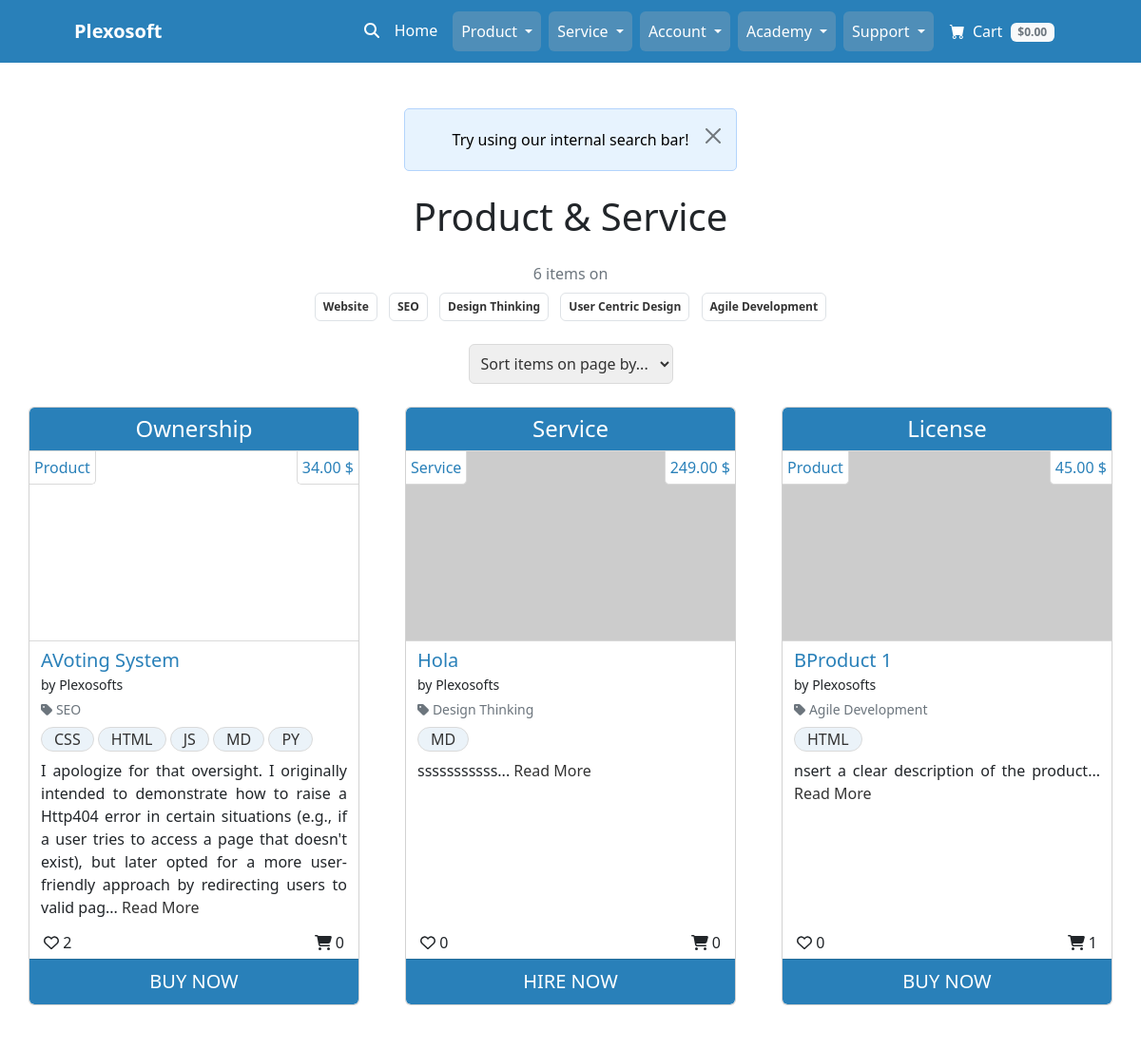
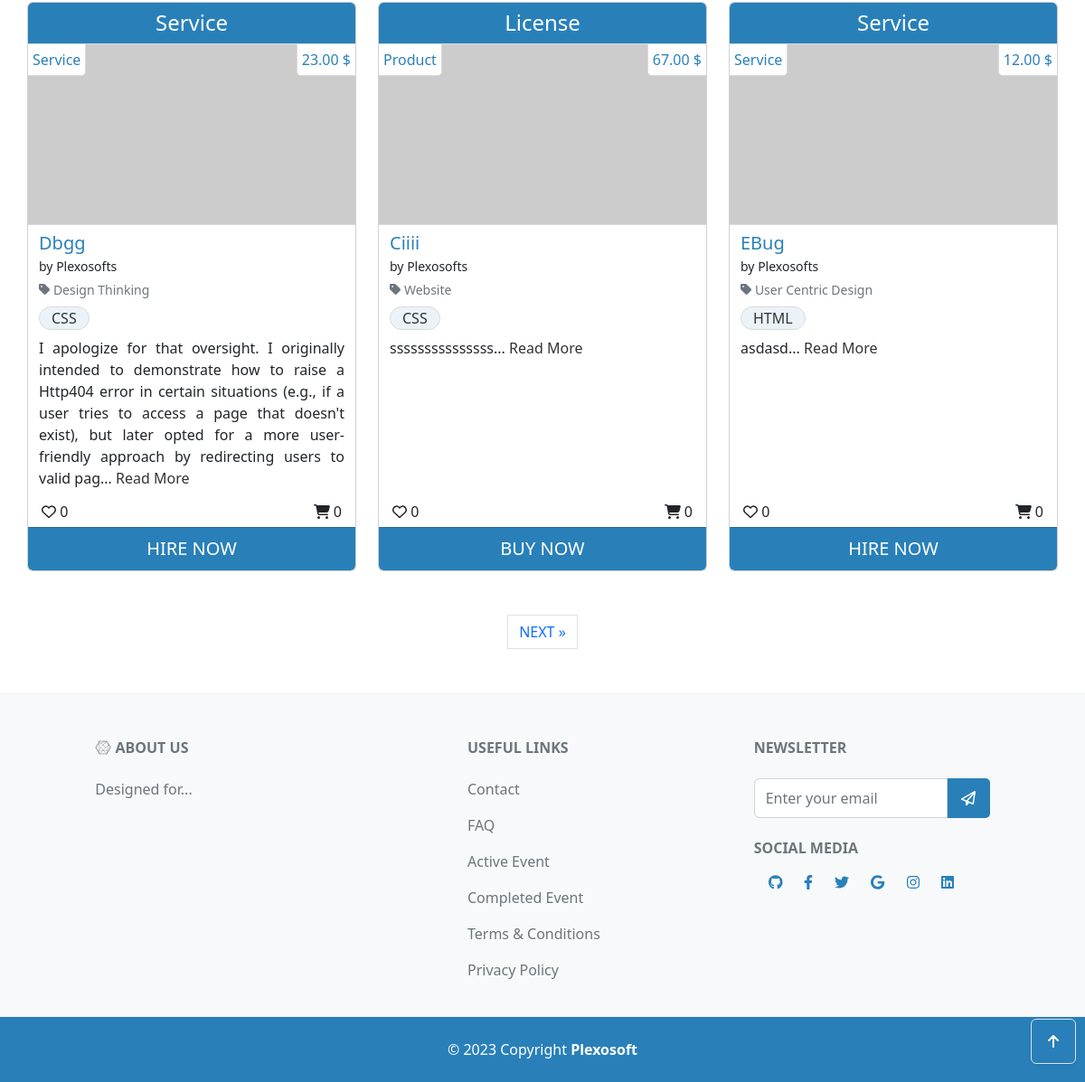
Page /all/ on the committed database (2 pictures, top to bottom).
### product_service/models.py (models this page shows, shortened)
class Category(models.Model):
    category_name = models.CharField(max_length=64, unique=True)
    alt_name = models.CharField(max_length=64, unique=True)
    class Meta:
        ordering = ['category_name']
        verbose_name_plural = "Categories"
    def __str__(self):
        return self.category_name

class Product(models.Model):
    title = models.CharField(max_length=64, unique=True)
    sku = models.CharField(max_length=64, unique=True)
    price = models.DecimalField(max_digits=6, decimal_places=2)
    description = models.TextField(max_length=528)
    status = models.IntegerField(choices=STATUS, default=0)
    category = models.ForeignKey(
        Category, on_delete=models.SET_NULL,
        related_name='product_categories', null=True, blank=True)
    excerpt = models.CharField(max_length=264)
    type = models.IntegerField(choices=SCOPE_TYPE, default=1)
    instance = models.IntegerField(choices=INSTANCE_TYPE, default=0)
    code = models.ManyToManyField(CodeType, related_name="code_type")
    service = models.ManyToManyField(ServiceType, related_name="service_type")
    preview = models.URLField(
        max_length=1024, null=True, blank=True, unique=True)
    docs = models.URLField(
        max_length=1024, null=True, blank=True, unique=True)
    slug = models.SlugField(max_length=200, unique=True, blank=True)
    image = models.ImageField(null=True, blank=True)
    image_url = models.URLField(max_length=1024, null=True, blank=True)
    author = models.ForeignKey(
        'homepage.UserProfile', on_delete=models.SET_NULL,
        related_name='product_authors', null=True)
    created_on = models.DateTimeField(auto_now_add=True)
    likes = models.ManyToManyField(
        'homepage.Like', related_name='product_likes', blank=True)
    comments = models.ManyToManyField(
        'homepage.Comment', related_name='product_comments', blank=True)
    transactions = models.ManyToManyField(
        'homepage.UserProfile', through='Transaction',
        related_name='product_transactions', blank=True)
    download_url = models.ManyToManyField(
        'Download', related_name='product_downloads', blank=True)
    class Meta:
        ordering = ['title']

class CodeType(models.Model):
    code = models.CharField(max_length=64, unique=True)
    class Meta:
        ordering = ['code']
        verbose_name_plural = "CodeTypes"
    def __str__(self):
        return self.code

class Service(models.Model):
    title = models.CharField(max_length=64, unique=True)
    sku = models.CharField(max_length=64, unique=True)
    price = models.DecimalField(max_digits=6, decimal_places=2)
    description = models.TextField(max_length=528)
    status = models.IntegerField(choices=STATUS, default=0)
    category = models.ForeignKey(
        Category, on_delete=models.SET_NULL,
        related_name='service_categories', null=True, blank=True)
    excerpt = models.CharField(max_length=264)
    type = models.IntegerField(choices=SCOPE_TYPE, default=1)
    instance = models.IntegerField(choices=INSTANCE_TYPE, default=1)
    code = models.ManyToManyField(CodeType, related_name="code_type_service")
    service = models.ManyToManyField(
        ServiceType, related_name="on_service_type")
    preview = models.URLField(
        max_length=1024, null=True, blank=True, unique=True)
    docs = models.URLField(
        max_length=1024, null=True, blank=True, unique=True)
    slug = models.SlugField(max_length=200, unique=True, blank=True)
    image = models.ImageField(null=True, blank=True)
    image_url = models.URLField(max_length=1024, null=True, blank=True)
    author = models.ForeignKey(
        'homepage.UserProfile', on_delete=models.SET_NULL,
        related_name='service_authors', null=True)
    created_on = models.DateTimeField(auto_now_add=True)
    likes = models.ManyToManyField(
        'homepage.Like', related_name='service_likes', blank=True)
    comments = models.ManyToManyField(
        'homepage.Comment', related_name='service_comments', blank=True)
    transactions = models.ManyToManyField(
        'homepage.UserProfile', through='Transaction',
        related_name='service_transactions', blank=True)
    download_url = models.ManyToManyField(
        'Download', related_name='service_downloads', blank=True)
    class Meta:
        ordering = ['title']

### homepage/models.py (models this page shows)
class UserProfile(AbstractUser):
    email = models.EmailField(
        unique=True)
    role = models.IntegerField(choices=ROLES, default=0)
    type = models.IntegerField(choices=USER_TYPE, default=0)
    status = models.IntegerField(choices=STATUS, default=2)
    user_transactions = models.ManyToManyField(
        'product_service.Product',
        through='product_service.Transaction',
        related_name='user_profiles')
    class Meta:
        ordering = ['username']
    def __str__(self):
        return f'{self.username}'

### homepage/views.py (the view, shortened to what this page needs)
# urls.py: path('all/', AllProductServiceListView.as_view(),
class AllProductServiceListView(generic.ListView):
    model = Product
    template_name = 'all_product_service/all_product_service.html'
    paginate_by = 6
    search = None
    searched_items = None
    def get(self, request, *args, **kwargs):
        self.search = request.GET.get('q', '').strip()
        if not self.search:
            messages.info(
                request, 'Try using our internal search bar!')
            return super().get(request, *args, **kwargs)
    def get_queryset(self):
        if self.searched_items is not None:
            return self.searched_items
        try:
            products = list(Product.objects.filter(
                status=2).annotate(
                likescount=Count('likes'),
                transactionscount=Count('transactions')).order_by('-created_on'))
            services = list(Service.objects.filter(
                status=2).annotate(
                likescount=Count('likes'),
                transactionscount=Count('transactions')).order_by('-created_on'))
            combined_list = self.combine_products_and_services(
                products, services)
            return combined_list
        except Exception as e:
            logger.error(f"Error fetching products and services: {str(e)}")
            return []
    def get_context_data(self, **kwargs):
        context = super().get_context_data(**kwargs)
        combined_list = self.get_queryset()
        paginator = Paginator(combined_list, self.paginate_by)
        page_number = self.request.GET.get('page', 1)
        try:
            page_obj = paginator.page(page_number)
        except EmptyPage:
            page_obj = paginator.page(paginator.num_pages)
        except PageNotAnInteger:
            page_obj = paginator.page(1)
        unique_categories = list(set([obj.category for obj in page_obj]))
        context['page_obj'] = page_obj
        context['categories'] = unique_categories
        context['is_paginated'] = len(combined_list) > self.paginate_by
        return context
    def combine_products_and_services(self, products, services):
        combined_list = []
        product_iter = iter(products)
        service_iter = iter(services)
        has_more_products = True
        has_more_services = True
        while has_more_products or has_more_services:
            if has_more_products:
                try:
                    combined_list.append(next(product_iter))
                except StopIteration:
                    has_more_products = False
            if has_more_services:
                try:
                    combined_list.append(next(service_iter))
                except StopIteration:
                    has_more_services = False
        return combined_list

### homepage/templates/all_product_service/all_product_service.html (shortened to what this page needs)
{% extends "base.html" %}
{% load static %}
{% block content %}
<div class="container px-4 px-lg-0">
    <div id="item-container" class="row gx-4 gx-lg-5 mt-4">
        <p class="h1 fairplay-font text-center mb-4">Product & Service</p>
        <div class="row mb-4 m-0">
            <div class="col text-center">
                <p class="text-muted text-center mb-0">
                    {{ page_obj|length }} items on
                </p>
                {% for c in categories %}
                <a class="category-badge text-decoration-none" href="{% url 'combined_items_all' %}/?q={{ c.alt_name}}">
                    <span class="p-2 mx-1 mt-2 badge badge-black rounded border border-muted">{{ c }}
                    </span>
                </a>
                {% endfor %}
            </div>
        </div>
        <div class="row m-0">
            <div class="col-12 d-flex justify-content-center align-items-center mb-4">
                <div class="sort-select-wrapper">
                    <select id="sort-selector-items"
                        class="custom-select custom-select-sm rounded border-primary p-2 fs-6 text">
                        <option value="reset">
                            Sort items on page by...
                        </option>
                    </select>
                </div>
            </div>
        </div>
        {% for item in page_obj %}
        <div class="col-lg-4 col-md-12 mb-5 col-sm-12 item">
            <div class="card h-100">
                {% if item.type %}
                <div class="card-header text-center h4">{{ item.get_type_display}}</div>
                {% elif item.instance %}
                <div class="card-header text-center h4">{{ item.get_instance_display}}</div>
                {% endif %}
                {% if item.instance == 0 %}
                <a href="{% url 'single_product' item.slug %}" class="row bg-thumbnail d-block">
                    <div class="col-12 bg-thumbnail-image" style="background-image: url('{{ item.image_url }}')">
                        <div class="d-flex justify-content-between">
                            <span class="thumbnail-tags-left">{{ item.get_instance_display }}</span>
                            <span class="thumbnail-tags-right price">{{ item.price }} $</span>
                        </div>
                    </div>
                </a>
                {% else %}
                <a href="{% url 'single_service' item.slug %}" class="row bg-thumbnail d-block">
                    <div class="col-12 bg-thumbnail-image" style="background-image: url('{{ item.image_url }}')">
                        <div class="d-flex justify-content-between">
                            <span class="thumbnail-tags-left">{{ item.get_instance_display }}</span>
                            <span class="thumbnail-tags-right price">{{ item.price }} $</span>
                        </div>
                    </div>
                </a>
                {% endif%}
                <div class="card-body pt-1 px-2 pb-1">
                    <div class="row">
                        <div class="col-12 d-inline-block">
                            <div class="p-1">
                                <div>
                                    {% if item.instance == 0 %}
                                    <a class="h5 pb-0 mb-0 title" href="{% url 'single_product' item.slug %}">
                                        {{ item.title }}
                                    </a>
                                    {% else %}
                                    <a class="h5 pb-0 mb-0 title" href="{% url 'single_service' item.slug %}">
                                        {{ item.title }}
                                    </a>
                                    {% endif%}
                                </div>
                                <small>by {{ item.author }}</small>
                                {% if item.category %}
                                <p class="small mt-1 mb-0">
                                    <a class="text-muted"
                                        href="{% url 'combined_items_all' %}/?q={{item.category.alt_name}}">
                                        <i class="fas fa-tag mr-1"></i>
                                        <span class="category">
                                            {{ item.category }}
                                        </span>
                                    </a>
                                </p>
                                {% endif %}
                                <p class="my-0 fs-6">
                                    {% for code in item.code.all %}
                                    <span class="item-tags d-inline-block m-0 mt-2">
                                        {{ code }}
                                    </span>
                                    {% endfor %}
                                </p>
                                {% if item.instance == 0 %}
                                <p class="my-0 fs-6 text-justify mt-2"> {{ item.excerpt|safe }}...
                                    <a class="read-more" href="{% url 'single_product' item.slug %}">
                                        Read More
                                    </a>
                                </p>
                                {% elif item.instance == 1 %}
                                <p class="my-0 fs-6 text-justify mt-2"> {{ item.excerpt|safe }}...
                                    <a class="read-more" href="{% url 'single_service' item.slug %}">
                                        Read More
                                    </a>
                                </p>
                                {% endif %}
                            </div>
                        </div>
                    </div>
                </div>
                <div class="row">
                    <div class="col-12">
                        <div class="d-flex justify-content-between">
                            <span class="likes-tags-left"><i class="fa-regular fa-heart"></i>
                                <span class="likes">
                                    {{ item.likescount }}
                                </span>
                            </span>
                            <span class="purchases-tags-right"><i class="fa-solid fa-cart-shopping"></i>
                                <span class="transactions">
                                    {{ item.transactionscount }}
                                </span>
                            </span>
                        </div>
                    </div>
                </div>
                {% if item.instance == 0 %}
                <a class="card-footer text-center fs-5 btn" href="{% url 'single_product' item.slug %}">
                    BUY NOW
                </a>
                {% else %}
                <a class="card-footer text-center fs-5 btn" href="{% url 'single_service' item.slug %}">
                    HIRE NOW
                </a>
                {% endif%}
            </div>
        </div>
        {% if forloop.counter|divisibleby:3 %}
    </div>
    <div class="row">
        {% endif %}
        {% endfor %}
    </div>
    {% if is_paginated %}
    <nav aria-label="Page navigation">
        <ul class="pagination justify-content-center">
            {% if page_obj.has_next %}
            <li><a href="?page={{ page_obj.next_page_number }}" class="page-link"> NEXT &raquo;</a></li>
            {% endif %}
        </ul>
    </nav>
    {% endif %}
</div>
{% endblock content %}

### rows in the picture
Category: category_name "Website"
Category: category_name "SEO"
Category: category_name "Design Thinking"
Category: category_name "User Centric Design"
Category: category_name "Agile Development"
Product: type "Ownership", instance "Product", price "34.00", title "AVoting System", author "Plexosofts", category "SEO", excerpt "I apologize for that oversight. I originally intended to demonstrate how to raise a Http404 error in certain situations (e.g., if a user tries to access a page that doesn't exist), but later opted for a more user-friendly approach by redirecting users to valid pag", likescount "2", transactionscount "0", shows "BUY NOW"
CodeType: code "CSS"
CodeType: code "HTML"
CodeType: code "JS"
CodeType: code "MD"
CodeType: code "PY"
Service: instance "Service", price "249.00", title "Hola", author "Plexosofts", category "Design Thinking", excerpt "sssssssssss", likescount "0", transactionscount "0", shows "HIRE NOW"
Product: type "License", instance "Product", price "45.00", title "BProduct 1", author "Plexosofts", category "Agile Development", excerpt "nsert a clear description of the product", likescount "0", transactionscount "1", shows "BUY NOW"
Service: instance "Service", price "23.00", title "Dbgg", author "Plexosofts", category "Design Thinking", excerpt "I apologize for that oversight. I originally intended to demonstrate how to raise a Http404 error in certain situations (e.g., if a user tries to access a page that doesn't exist), but later opted for a more user-friendly approach by redirecting users to valid pag", likescount "0", transactionscount "0", shows "HIRE NOW"
Product: type "License", instance "Product", price "67.00", title "Ciiii", author "Plexosofts", category "Website", excerpt "sssssssssssssss", likescount "0", transactionscount "0", shows "BUY NOW"
Service: instance "Service", price "12.00", title "EBug", author "Plexosofts", category "User Centric Design", excerpt "asdasd", likescount "0", transactionscount "0", shows "HIRE NOW"

### other values in the picture
{{ message|safe }} "Try using our internal search bar!"
{{ page_obj|length }} "6"
{{ copyright }} "2023"
